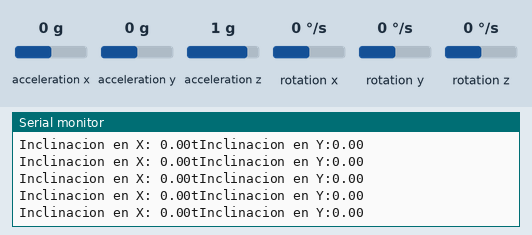
Recording of a sketch running on a simulated Arduino Uno, built with avr-gcc and run on an emulated ATmega328P. Parts: the last lines printed to the serial monitor. The test bench sets the inputs (shaded band); at power-on: acceleration x 0 g, acceleration y 0 g, acceleration z 1 g, rotation x 0 °/s, rotation y 0 °/s, rotation z 0 °/s.

Above: at 1.2 s.
1.3 s: acceleration x set to -1.4 g
At 1.48 s:
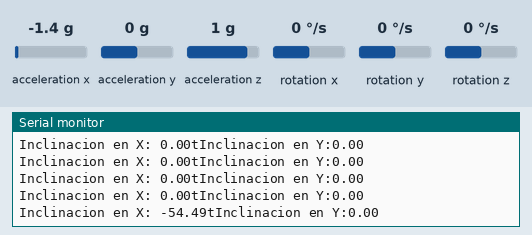
4.3 s: acceleration y set to -1.4 g
At 4.41 s:
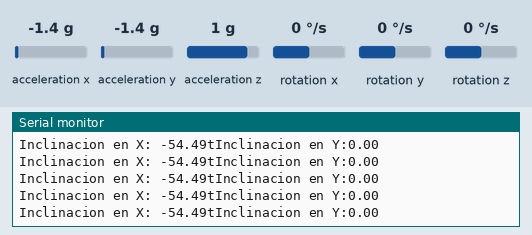
5.8 s: acceleration z set to -1.4 g
At 5.88 s:
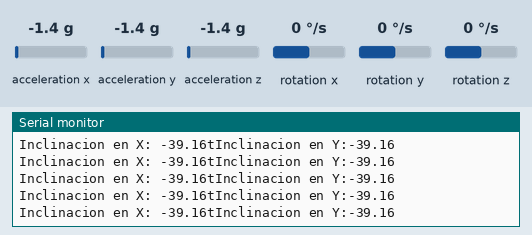
7.3 s: acceleration x set to 0 g
At 7.35 s:
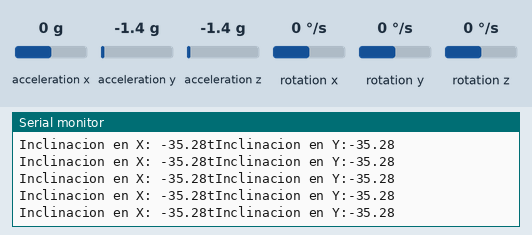
Timing chart, 0 to 10.3 s (numbered marks = the images above; inputs shaded):
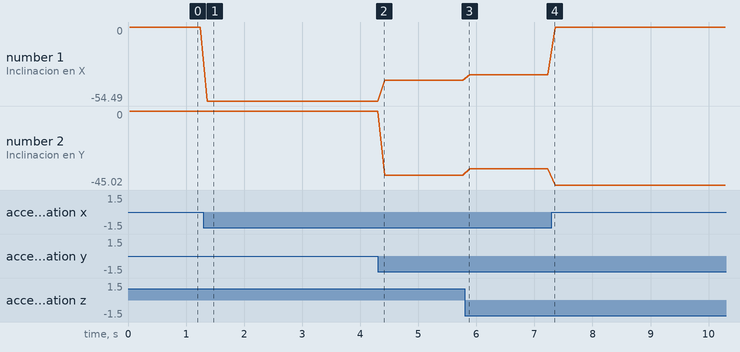

Measured:
- after the input at 1.3 s, the serial monitor: prints a new line after 0.07 s (image 1)
- plotted number 1: 0 → -54.49 after the input at 1.3 s, -54.49 → -39.16 after the input at 4.3 s, -39.16 → -35.28 after the input at 5.8 s, -35.28 → 0 after the input at 7.3 s
- plotted number 2: 0 → -39.16 after the input at 4.3 s, -39.16 → -35.28 after the input at 5.8 s, -35.28 → -45.02 after the input at 7.3 s

The sketch:

giro.ino
```cpp
// Librerias I2C para controlar el mpu6050
// la libreria MPU6050.h necesita I2Cdev.h, I2Cdev.h necesita Wire.h
#include "I2Cdev.h"
#include "MPU6050.h"
#include "Wire.h"
#include <SoftwareSerial.h>   // Incluimos la librería  SoftwareSerial
SoftwareSerial BT(11,10);    // Definimos los pines RX y TX del Arduino conectados al Bluetooth

// La dirección del MPU6050 puede ser 0x68 o 0x69, dependiendo
// del estado de AD0. Si no se especifica, 0x68 estará implicito
MPU6050 sensor;

// Valores RAW (sin procesar) del acelerometro  en los ejes x,y,z
int ax, ay, az;

void setup() {
  BT.begin(9600);       // Inicializamos el puerto serie BT que hemos creado
  Serial.begin(9600);    //Iniciando puerto serial
  Wire.begin();           //Iniciando I2C
  sensor.initialize();    //Iniciando el sensor

  if (sensor.testConnection()) Serial.println("Sensor iniciado correctamente");
  else Serial.println("Error al iniciar el sensor");
}

void loop() {
  // Leer las aceleraciones
  sensor.getAcceleration(&ax, &ay, &az);
  //Calcular los angulos de inclinacion:
  float accel_ang_x=atan(ax/sqrt(pow(ay,2) + pow(az,2)))*(180.0/3.14);
  float accel_ang_y=atan(ay/sqrt(pow(ax,2) + pow(az,2)))*(180.0/3.14);
  //Mostrar los angulos separadas por un [tab]
  BT.write("Inclinacion en X: ");
  Serial.print("Inclinacion en X: ");
  Serial.print(accel_ang_x);
  Serial.print("tInclinacion en Y:");
  Serial.println(accel_ang_y);
  delay(100);
}
```
